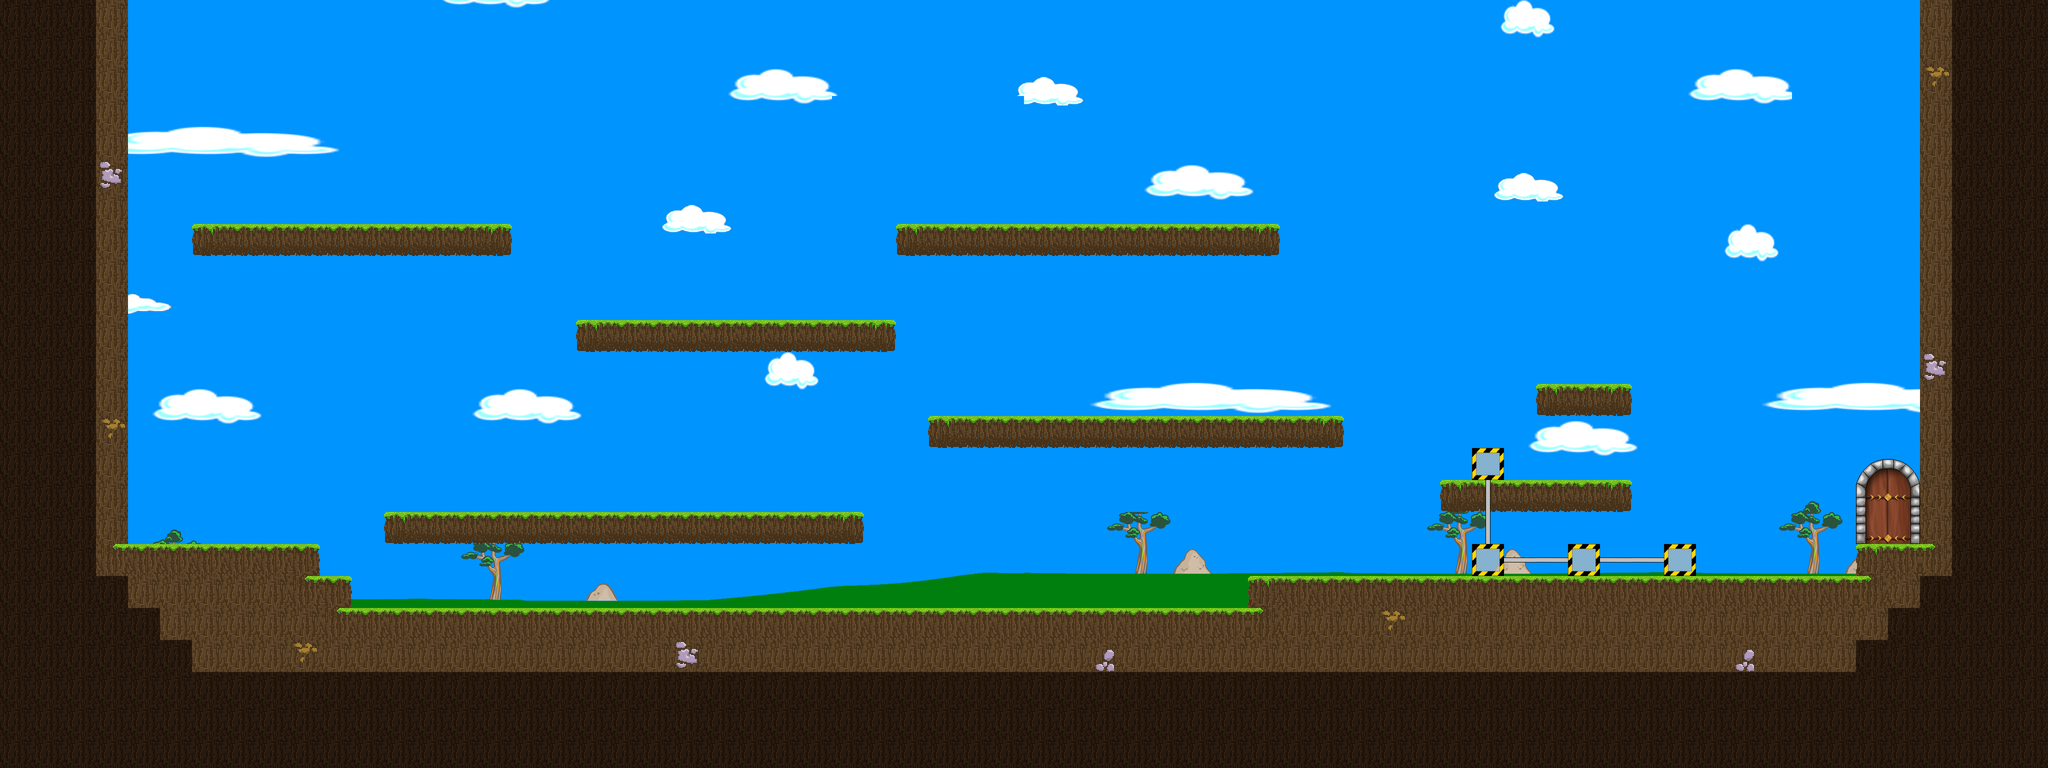

The image is a tile-based game level rendered from a .tmx file. Its description and source (layers, tilesets, objects; grid data summarised) follow:
An orthogonal 64x24 tile map with 64x64 px tiles, 7 tile layers (Hintergrund, Laufebene, Open gate, Gate, ...), 7 tilesets.

<map version="1.0" orientation="orthogonal" renderorder="right-down" width="64" height="24" tilewidth="64" tileheight="64">
 <tileset firstgid="1" name="Rohre" tilewidth="64" tileheight="64">
  <image source="Rohre.png" trans="0000ff" width="256" height="256" />
 </tileset>
 <tileset firstgid="17" name="Maschinen" tilewidth="64" tileheight="64">
  <image source="Maschinen.png" trans="0000ff" width="256" height="256" />
 </tileset>
 <tileset firstgid="33" name="Metallobjekte" tilewidth="64" tileheight="64">
  <image source="Metallobjekte.png" trans="0000ff" width="256" height="256" />
 </tileset>
 <tileset firstgid="49" name="Laufebenen" tilewidth="64" tileheight="64">
  <image source="Laufebenen.png" trans="0000ff" width="256" height="256" />
 </tileset>
 <tileset firstgid="65" name="Ampeln" tilewidth="64" tileheight="64">
  <image source="Ampeln.png" trans="0000ff" width="128" height="128" />
 </tileset>
 <tileset firstgid="69" name="Hintergrund" tilewidth="64" tileheight="64">
  <image source="Hintergrund.png" trans="0000ff" width="2048" height="1024" />
 </tileset>
 <tileset firstgid="581" name="gate" tilewidth="64" tileheight="64">
  <image source="gate.png" trans="0000ff" width="256" height="256" />
 </tileset>
 <layer name="Hintergrund" width="64" height="24">
  <data>[1536 cells, 1536 non-empty, 482 distinct tile ids]</data>
 </layer>
 <layer name="Laufebene" width="64" height="24">
  <data>[1536 cells, 577 non-empty, 13 distinct tile ids]</data>
 </layer>
 <layer name="Open gate" width="64" height="24">
  <data>[1536 cells, 6 non-empty, 6 distinct tile ids]</data>
 </layer>
 <layer name="Gate" width="64" height="24">
  <data>[1536 cells, 8 non-empty, 8 distinct tile ids]</data>
 </layer>
 <layer name="Pipes" width="64" height="24">
  <data>[1536 cells, 6 non-empty, 2 distinct tile ids]</data>
 </layer>
 <layer name="Ablagen" width="64" height="24">
  <data>[1536 cells, 4 non-empty, 1 distinct tile ids]</data>
 </layer>
 <layer name="Objektebene" width="64" height="24">
  <data>[1536 cells, 0 non-empty, 0 distinct tile ids]</data>
 </layer>
</map>
